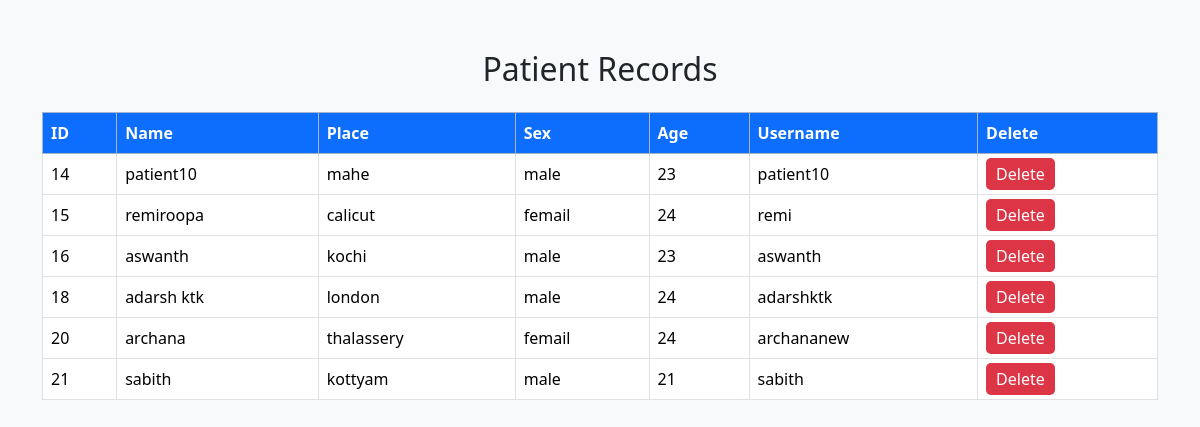
/view_patients, run on the app's committed database.
### doctorapp/models.py (models this page shows)
class Patient(models.Model):
    pat=models.ForeignKey(User,on_delete=models.CASCADE)
    name=models.CharField(max_length=100)
    age=models.IntegerField()
    gender=models.CharField(max_length=100)
    place=models.CharField(max_length=100)

class User(AbstractUser):
    usertype=models.CharField(max_length=100)

### doctorapp/views.py (the view)
# urls.py: path('view_patients',views.view_patients,name='view_patients'),
def view_patients(request):
    x=Patient.objects.all()
    return render(request,'view_patients.html',{'x1':x})

### doctorapp/templates/view_patients.html (shortened to what this page needs)
<!DOCTYPE html>
<html lang="en">
<head>
    <link href="https://cdn.jsdelivr.net/npm/bootstrap@5.3.3/dist/css/bootstrap.min.css" rel="stylesheet">
</head>
<body>
    <div class="container table-container">
        <h2 class="text-center mb-4">Patient Records</h2>
        <div class="table-responsive">
            <table class="table table-bordered table-hover align-middle">
                <thead class="table-primary">
                    <tr>
                        <th>ID</th>
                        <th>Name</th>
                        <th>Place</th>
                        <th>Sex</th>
                        <th>Age</th>
                        <th>Username</th>
                        <th>Delete</th>
                    </tr>
                </thead>
                <tbody>
                    {% for i in x1 %}
                    <tr>
                        <td>{{ i.id }}</td>
                        <td>{{ i.name }}</td>
                        <td>{{ i.place }}</td>
                        <td>{{ i.gender }}</td>
                        <td>{{ i.age }}</td>
                        <td>{{ i.pat.username }}</td>
                        <td>
                            <a href="delete_patient/{{ i.pat_id }}" class="delete-btn">Delete</a>
                        </td>
                    </tr>
                    {% endfor %}
                </tbody>
            </table>
        </div>
    </div>
</body>
</html>

### doctorapp/templates/view_patients.html (style rules this page uses)
body { background-color: #f8f9fa; }
.table-container { margin-top: 50px; }
.table th { background-color: #0d6efd; color: white; }
.delete-btn { color: white; background-color: #dc3545; padding: 5px 10px; border-radius: 5px; text-decoration: none; }

### data on the page
Patient: id "14", name "patient10", place "mahe", gender "male", age "23", pat.username "patient10"
Patient: id "15", name "remiroopa", place "calicut", gender "femail", age "24", pat.username "remi"
Patient: id "16", name "aswanth", place "kochi", gender "male", age "23", pat.username "aswanth"
Patient: id "18", name "adarsh ktk", place "london", gender "male", age "24", pat.username "adarshktk"
Patient: id "20", name "archana", place "thalassery", gender "femail", age "24", pat.username "archananew"
Patient: id "21", name "sabith", place "kottyam", gender "male", age "21", pat.username "sabith"
